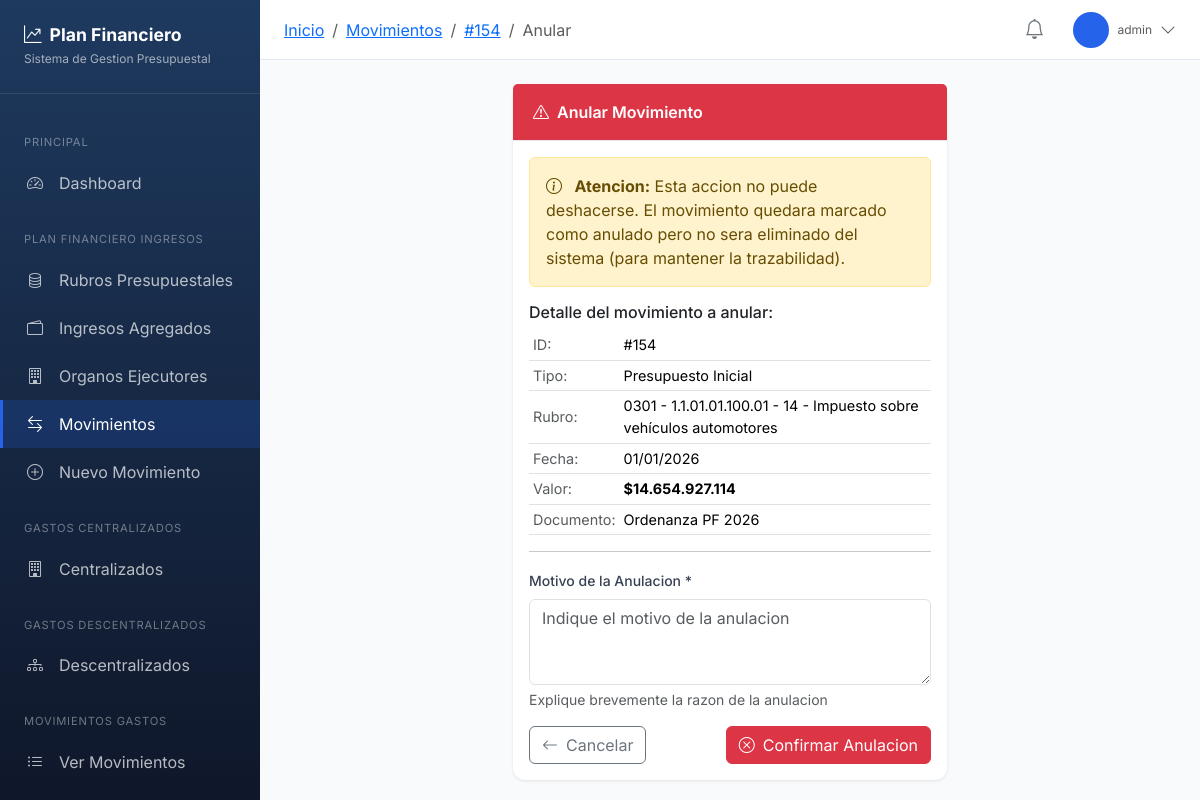
/app/movimientos/154/anular/ (signed in), run on the app's committed database.
### planfinanciero/models.py (models this page shows, shortened)
class Movimiento(models.Model):
    TIPO_CHOICES = [
        ('INICIAL', 'Presupuesto Inicial'),
        ('ADICION', 'Adición'),
        ('REDUCCION', 'Reducción'),
        ('TRASLADO_CREDITO', 'Traslado (Crédito)'),
        ('TRASLADO_DEBITO', 'Traslado (Débito)'),
    ]
    rubro = models.ForeignKey(
        Rubro,
        on_delete=models.PROTECT,
        verbose_name="Rubro",
        related_name="movimientos"
    )
    fecha = models.DateField(verbose_name="Fecha de Operación")
    tipo = models.CharField(
        max_length=20,
        choices=TIPO_CHOICES,
        verbose_name="Tipo de Movimiento"
    )
    documento_soporte = models.CharField(
        max_length=200,
        verbose_name="Documento Soporte",
        help_text="Número de Ordenanza, Decreto o Acto Administrativo"
    )
    valor = models.DecimalField(
        max_digits=20,
        decimal_places=2,
        verbose_name="Valor (COP)"
    )
    observaciones = models.TextField(
        blank=True,
        verbose_name="Observaciones"
    )
    numero_ajuste = models.IntegerField(
        default=0,
        verbose_name="Número de Ajuste",
        help_text="0 para inicial, 1 para ajuste #1, etc."
    )
    movimiento_relacionado = models.ForeignKey(
        'self',
        on_delete=models.SET_NULL,
        null=True,
        blank=True,
        related_name='movimientos_relacionados',
        verbose_name="Movimiento Relacionado"
    )
    fecha_registro = models.DateTimeField(auto_now_add=True)
    registrado_por = models.ForeignKey(
        User,
        on_delete=models.SET_NULL,
        null=True,
        blank=True,
        related_name='movimientos_registrados'
    )
    anulado = models.BooleanField(default=False, verbose_name="Anulado")
    motivo_anulacion = models.TextField(blank=True, verbose_name="Motivo de Anulación")
    fecha_anulacion = models.DateTimeField(null=True, blank=True)
    anulado_por = models.ForeignKey(
        User,
        on_delete=models.SET_NULL,
        null=True,
        blank=True,
        related_name='movimientos_anulados'
    )
    class Meta:
        verbose_name = "Movimiento"
        verbose_name_plural = "Movimientos"
        ordering = ['-fecha', '-fecha_registro']

class Rubro(models.Model):
    NIVEL_CHOICES = [
        ('AC', 'Administración Central'),
        ('EP', 'Establecimientos Públicos'),
    ]
    CLASE_INGRESO_CHOICES = [
        ('CORRIENTE', 'Corriente'),
        ('CAPITAL', 'Capital'),
    ]
    codigo = models.CharField(
        max_length=100,
        unique=True,
        verbose_name="Código Presupuestal",
        help_text="Código único del rubro (ej: 0301 - 1.1.01.01.100.01 - 14)"
    )
    nombre = models.CharField(
        max_length=500,
        verbose_name="Concepto del Ingreso"
    )
    padre = models.ForeignKey(
        'self',
        on_delete=models.CASCADE,
        null=True,
        blank=True,
        related_name='hijos',
        verbose_name="Rubro Padre"
    )
    es_totalizador = models.BooleanField(
        default=False,
        verbose_name="Es Totalizador",
        help_text="Si es True, es un rubro padre que agrupa otros rubros"
    )
    nivel = models.CharField(
        max_length=10,
        choices=NIVEL_CHOICES,
        blank=True,
        null=True,
        verbose_name="Nivel"
    )
    organo_ejecutor = models.ForeignKey(
        OrganoEjecutor,
        on_delete=models.PROTECT,
        null=True,
        blank=True,
        related_name="rubros",
        verbose_name="Órgano Ejecutor"
    )
    ingreso_agregado = models.ForeignKey(
        IngresoAgregado,
        on_delete=models.PROTECT,
        null=True,
        blank=True,
        related_name="rubros",
        verbose_name="Ingreso Agregado"
    )
    clase_ingreso = models.CharField(
        max_length=20,
        choices=CLASE_INGRESO_CHOICES,
        blank=True,
        null=True,
        verbose_name="Clase de Ingreso"
    )
    tipo_ingreso = models.ForeignKey(
        TipoIngreso,
        on_delete=models.PROTECT,
        null=True,
        blank=True,
        related_name="rubros",
        verbose_name="Tipo de Ingreso"
    )
    codigo_fuente = models.CharField(
        max_length=20,
        blank=True,
        verbose_name="Código Fuente"
    )
    activo = models.BooleanField(default=True, verbose_name="Activo")
    fecha_creacion = models.DateTimeField(auto_now_add=True)
    fecha_actualizacion = models.DateTimeField(auto_now=True)
    creado_por = models.ForeignKey(
        User,
        on_delete=models.SET_NULL,
        null=True,
        blank=True,
        related_name='rubros_creados'
    )
    class Meta:
        verbose_name = "Rubro Presupuestal"
        verbose_name_plural = "Rubros Presupuestales"
        ordering = ['codigo']

### planfinanciero/views.py (the view)
# urls.py: path('movimientos/<int:pk>/anular/', views.movimiento_anular, name='movimiento_anular'),
@login_required
def movimiento_anular(request, pk):
    movimiento = get_object_or_404(Movimiento, pk=pk)
    if movimiento.anulado:
        messages.warning(request, 'Este movimiento ya esta anulado.')
        return redirect('planfinanciero:movimiento_detalle', pk=pk)
    if request.method == 'POST':
        form = AnularMovimientoForm(request.POST)
        if form.is_valid():
            movimiento.anulado = True
            movimiento.motivo_anulacion = form.cleaned_data['motivo']
            movimiento.fecha_anulacion = timezone.now()
            movimiento.anulado_por = request.user
            movimiento.save()
            if movimiento.movimiento_relacionado:
                rel = movimiento.movimiento_relacionado
                rel.anulado = True
                rel.motivo_anulacion = f"Anulacion por relacion con movimiento #{movimiento.pk}"
                rel.fecha_anulacion = timezone.now()
                rel.anulado_por = request.user
                rel.save()
            messages.success(request, 'Movimiento anulado exitosamente.')
            return redirect('planfinanciero:movimientos_lista')
    else:
        form = AnularMovimientoForm()
    return render(request, 'planfinanciero/movimiento_anular.html', {
        'movimiento': movimiento,
        'form': form
    })

### planfinanciero/forms.py
class AnularMovimientoForm(forms.Form):
    motivo = forms.CharField(
        label="Motivo de Anulacion",
        widget=forms.Textarea(attrs={
            'class': 'form-control',
            'rows': 3,
            'placeholder': 'Indique el motivo de la anulacion',
            'required': True
        })
    )

### templates/planfinanciero/movimiento_anular.html (shortened to what this page needs)
{% extends 'planfinanciero/base_app.html' %}
{% load humanize %}
{% block breadcrumb %}
<li class="breadcrumb-item"><a href="{% url 'planfinanciero:movimientos_lista' %}">Movimientos</a></li>
<li class="breadcrumb-item"><a href="{% url 'planfinanciero:movimiento_detalle' movimiento.pk %}">#{{ movimiento.pk }}</a></li>
<li class="breadcrumb-item active">Anular</li>
{% endblock %}
{% block content %}
<div class="row justify-content-center">
    <div class="col-lg-6">
        <div class="card border-danger">
            <div class="card-header bg-danger text-white">
                <i class="bi bi-exclamation-triangle me-2"></i>Anular Movimiento
            </div>
            <div class="card-body">
                <div class="alert alert-warning">
                    <i class="bi bi-info-circle me-2"></i>
                    <strong>Atencion:</strong> Esta accion no puede deshacerse. El movimiento quedara marcado como anulado pero no sera eliminado del sistema (para mantener la trazabilidad).
                </div>
                <h6>Detalle del movimiento a anular:</h6>
                <table class="table table-sm">
                    <tr>
                        <td class="text-muted">ID:</td>
                        <td>#{{ movimiento.pk }}</td>
                    </tr>
                    <tr>
                        <td class="text-muted">Tipo:</td>
                        <td>{{ movimiento.get_tipo_display }}</td>
                    </tr>
                    <tr>
                        <td class="text-muted">Rubro:</td>
                        <td>{{ movimiento.rubro.codigo }} - {{ movimiento.rubro.nombre }}</td>
                    </tr>
                    <tr>
                        <td class="text-muted">Fecha:</td>
                        <td>{{ movimiento.fecha|date:"d/m/Y" }}</td>
                    </tr>
                    <tr>
                        <td class="text-muted">Valor:</td>
                        <td class="fw-bold">${{ movimiento.valor|floatformat:0|intcomma }}</td>
                    </tr>
                    <tr>
                        <td class="text-muted">Documento:</td>
                        <td>{{ movimiento.documento_soporte }}</td>
                    </tr>
                </table>
                <hr>
                <form method="post">
                    <div class="mb-3">
                        <label for="id_motivo" class="form-label">Motivo de la Anulacion *</label>
                        {{ form.motivo }}
                        <div class="form-text">Explique brevemente la razon de la anulacion</div>
                    </div>
                    <div class="d-flex justify-content-between">
                        <a href="{% url 'planfinanciero:movimiento_detalle' movimiento.pk %}" class="btn btn-outline-secondary">
                            <i class="bi bi-arrow-left me-2"></i>Cancelar
                        </a>
                        <button type="submit" class="btn btn-danger">
                            <i class="bi bi-x-circle me-2"></i>Confirmar Anulacion
                        </button>
                    </div>
                </form>
            </div>
        </div>
    </div>
</div>
{% endblock %}

### templates/planfinanciero/base_app.html (shortened to what this page needs)
{% extends 'base.html' %}
{% load humanize %}
{% block body %}
<nav class="sidebar" id="sidebar">
    <div class="sidebar-brand">
        <h4><i class="bi bi-graph-up-arrow me-2"></i>Plan Financiero</h4>
        <small>Sistema de Gestion Presupuestal</small>
    </div>
    <div class="sidebar-nav">
        <div class="nav-section">Principal</div>
        <a href="{% url 'planfinanciero:dashboard' %}" class="nav-link {% if request.resolver_match.url_name == 'dashboard' %}active{% endif %}">
            <i class="bi bi-speedometer2"></i>
            <span>Dashboard</span>
        </a>
        <div class="nav-section">Plan Financiero Ingresos</div>
        <a href="{% url 'planfinanciero:rubros_lista' %}" class="nav-link {% if 'rubro' in request.resolver_match.url_name and 'gasto' not in request.resolver_match.url_name %}active{% endif %}">
            <i class="bi bi-database"></i>
            <span>Rubros Presupuestales</span>
        </a>
        <a href="{% url 'planfinanciero:fuentes_lista' %}" class="nav-link {% if 'fuente' in request.resolver_match.url_name %}active{% endif %}">
            <i class="bi bi-wallet2"></i>
            <span>Ingresos Agregados</span>
        </a>
        <a href="{% url 'planfinanciero:organos_lista' %}" class="nav-link {% if 'organo' in request.resolver_match.url_name %}active{% endif %}">
            <i class="bi bi-building"></i>
            <span>Organos Ejecutores</span>
        </a>
        <a href="{% url 'planfinanciero:movimientos_lista' %}" class="nav-link {% if 'movimiento' in request.resolver_match.url_name and 'gasto' not in request.resolver_match.url_name %}active{% endif %}">
            <i class="bi bi-arrow-left-right"></i>
            <span>Movimientos</span>
        </a>
        <a href="{% url 'planfinanciero:movimiento_crear' %}" class="nav-link">
            <i class="bi bi-plus-circle"></i>
            <span>Nuevo Movimiento</span>
        </a>
        <div class="nav-section">Gastos Centralizados</div>
        <a href="{% url 'planfinanciero:gastos_centralizados' %}" class="nav-link ">
            <i class="bi bi-building"></i>
            <span>Centralizados</span>
        </a>
        <div class="nav-section">Gastos Descentralizados</div>
        <a href="{% url 'planfinanciero:gastos_descentralizados' %}" class="nav-link {% if request.resolver_match.url_name == 'gastos_descentralizados' or tipo_entidad == 'DESCENTRALIZADO' %}active{% endif %}">
            <i class="bi bi-diagram-3"></i>
            <span>Descentralizados</span>
        </a>
        <div class="nav-section">Movimientos Gastos</div>
        <a href="{% url 'planfinanciero:gastos_movimientos_lista' %}" class="nav-link {% if 'gastos_movimiento' in request.resolver_match.url_name %}active{% endif %}">
            <i class="bi bi-list-ul"></i>
            <span>Ver Movimientos</span>
        </a>
        <a href="{% url 'planfinanciero:gastos_movimiento_crear' %}" class="nav-link">
        </a>
    </div>
</nav>
<main class="main-content">
    <header class="top-header">
        <div class="d-flex align-items-center">
            <nav aria-label="breadcrumb">
                <ol class="breadcrumb mb-0">
                    <li class="breadcrumb-item"><a href="{% url 'planfinanciero:dashboard' %}">Inicio</a></li>
                    {% block breadcrumb %}{% endblock %}
                </ol>
            </nav>
        </div>
        <div class="d-flex align-items-center gap-3">
            <div class="dropdown">
                <button class="btn btn-link position-relative" data-bs-toggle="dropdown">
                    <i class="bi bi-bell fs-5 text-secondary"></i>
                </button>
            </div>
            <div class="dropdown user-dropdown">
                <div class="d-flex align-items-center" data-bs-toggle="dropdown">
                    <div class="user-avatar me-2">
                    </div>
                    <div class="d-none d-md-block">
                        <div class="text-muted" style="font-size: 0.75rem;">{{ user.username }}</div>
                    </div>
                    <i class="bi bi-chevron-down ms-2 text-muted"></i>
                </div>
            </div>
        </div>
    </header>
    <div class="page-content">
        {% block content %}{% endblock %}
    </div>
</main>
{% endblock %}

### templates/base.html (style rules this page uses)
:root { --primary-color: #2563eb; --primary-dark: #1d4ed8; --secondary-color: #64748b; --success-color: #10b981; --danger-color: #ef4444; --warning-color: #f59e0b; --info-color: #06b6d4; --sidebar-width: 260px; --header-height: 60px; }
* { font-family: 'Inter', sans-serif; }
body { background-color: #f8fafc; }
.sidebar { position: fixed; top: 0; left: 0; width: var(--sidebar-width); height: 100vh; background: linear-gradient(180deg, #1e3a5f 0%, #0f172a 100%); color: white; z-index: 1000; overflow-y: auto; transition: transform 0.3s ease; }
.sidebar-brand { padding: 1.5rem; border-bottom: 1px solid rgba(255, 255, 255, 0.1); }
.sidebar-brand h4 { margin: 0; font-weight: 700; font-size: 1.1rem; }
.sidebar-brand small { color: rgba(255, 255, 255, 0.6); font-size: 0.75rem; }
.sidebar-nav { padding: 1rem 0; }
.nav-section { padding: 0.5rem 1.5rem; font-size: 0.7rem; text-transform: uppercase; letter-spacing: 0.05rem; color: rgba(255, 255, 255, 0.4); margin-top: 1rem; }
.sidebar-nav .nav-link { display: flex; align-items: center; padding: 0.75rem 1.5rem; color: rgba(255, 255, 255, 0.7); text-decoration: none; transition: all 0.2s; border-left: 3px solid transparent; }
.sidebar-nav .nav-link.active { background: rgba(37, 99, 235, 0.2); color: white; border-left-color: var(--primary-color); }
.sidebar-nav .nav-link i { width: 20px; margin-right: 0.75rem; font-size: 1rem; }
.main-content { margin-left: var(--sidebar-width); min-height: 100vh; }
.top-header { height: var(--header-height); background: white; border-bottom: 1px solid #e2e8f0; display: flex; align-items: center; justify-content: space-between; padding: 0 1.5rem; position: sticky; top: 0; z-index: 100; }
.page-content { padding: 1.5rem; }
.card { border: none; border-radius: 0.75rem; box-shadow: 0 1px 3px rgba(0, 0, 0, 0.1); }
.card-header { background: white; border-bottom: 1px solid #e2e8f0; padding: 1rem 1.25rem; font-weight: 600; }
.table { margin-bottom: 0; }
.table td { vertical-align: middle; font-size: 0.9rem; }
.form-label { font-weight: 500; font-size: 0.875rem; color: #374151; }
.user-dropdown { cursor: pointer; }
.user-avatar { width: 36px; height: 36px; border-radius: 50%; background: var(--primary-color); color: white; display: flex; align-items: center; justify-content: center; font-weight: 600; font-size: 0.85rem; }

### data on the page
Movimiento: pk "154", tipo "Presupuesto Inicial", rubro.codigo "0301 - 1.1.01.01.100.01 - 14", rubro.nombre "Impuesto sobre vehículos automotores", fecha "01/01/2026", valor "14.654.927.114", documento_soporte "Ordenanza PF 2026"

### other printed values
{{ user.username }} "admin"
